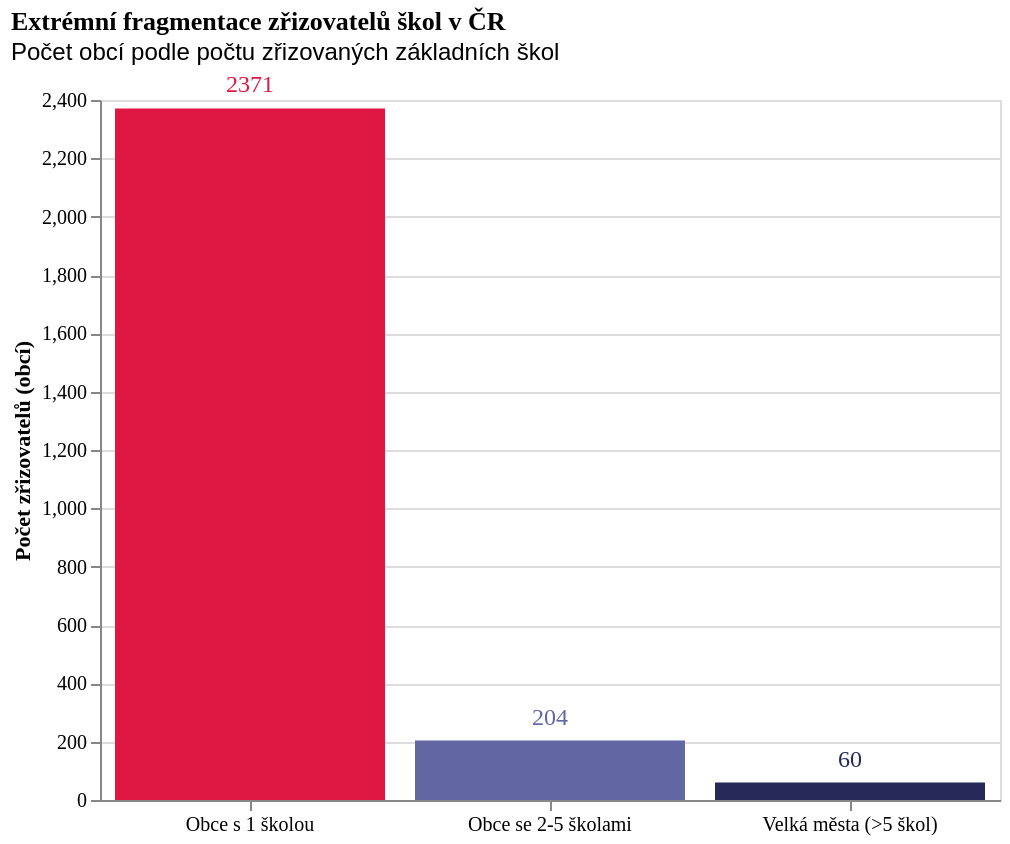

The Vega-Lite source for this figure:
### Vega-Lite specification from a JSON file in a GitHub repository (floating-point values rounded to 4 significant figures)
{"$schema": "https://vega.github.io/schema/vega-lite/v5.json", "title": {"text": "Extrémní fragmentace zřizovatelů škol v ČR", "subtitle": "Počet obcí podle počtu zřizovaných základních škol", "fontSize": 13, "font": "Roboto Slab", "anchor": "start"}, "width": 450, "height": 350, "data": {"values": [{"kategorie": "Obce s 1 školou", "pocet": 2371, "skoly": "1 škola"}, {"kategorie": "Obce se 2-5 školami", "pocet": 204, "skoly": "2-5 škol"}, {"kategorie": "Velká města (>5 škol)", "pocet": 60, "skoly": "více než 5 škol"}]}, "mark": "rect", "encoding": {"x": {"field": "kategorie", "type": "nominal", "sort": ["Obce s 1 školou", "Obce se 2-5 školami", "Velká města (>5 škol)"], "title": null, "axis": {"labelAngle": 0, "labelFontSize": 10, "labelFont": "Work Sans"}}, "y": {"field": "pocet", "type": "quantitative", "title": "Počet zřizovatelů (obcí)", "axis": {"labelFontSize": 10, "labelFont": "Work Sans", "titleFont": "Work Sans"}}, "color": {"field": "kategorie", "type": "nominal", "scale": {"range": ["#de1743", "#6267a3", "#272a59"]}, "legend": null}}, "layer": [{"mark": "bar"}, {"mark": {"type": "text", "baseline": "bottom", "dy": -5, "font": "Work Sans", "fontSize": 12}, "encoding": {"text": {"field": "pocet", "type": "quantitative"}}}], "_source": "PAQ Research - Mapa vzdělávání / MŠMT", "usermeta": {"description": "90 % zřizovatelů v ČR spravuje pouze jednu jedinou školu, což vede k obrovské administrativní zátěži ředitelů."}}
